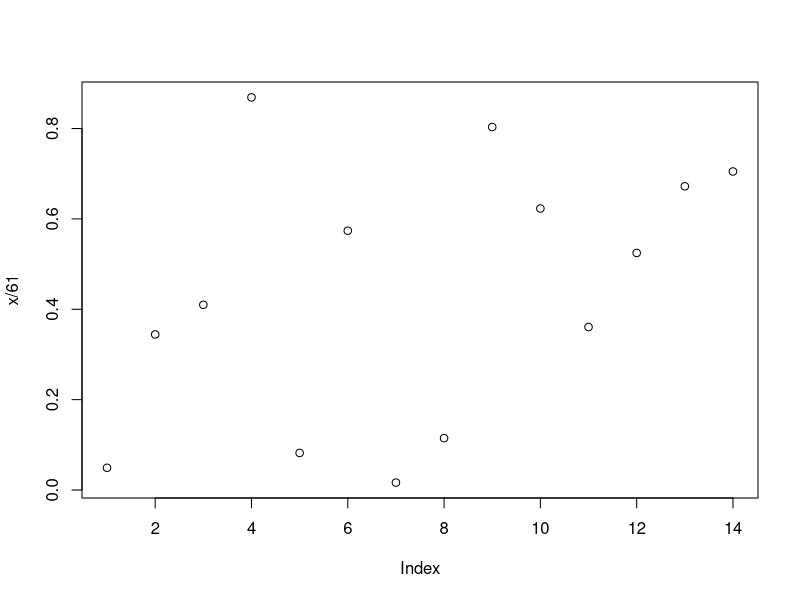
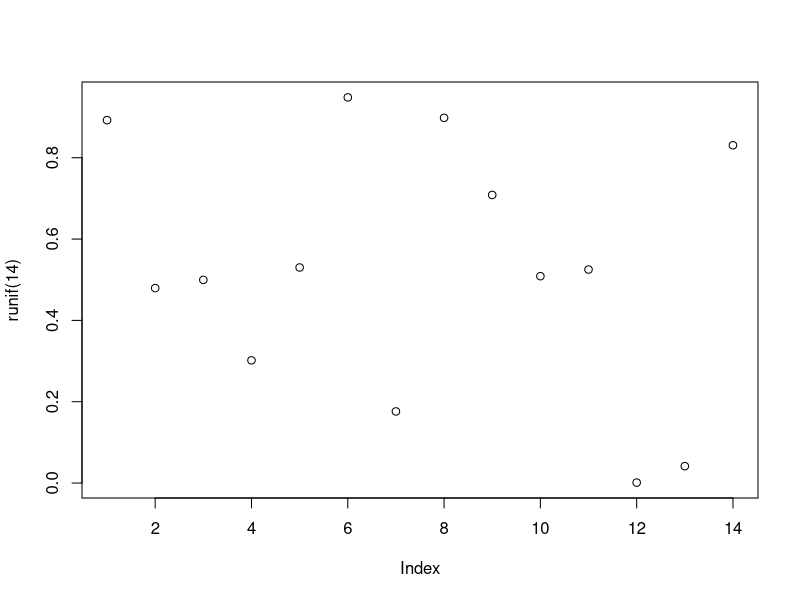
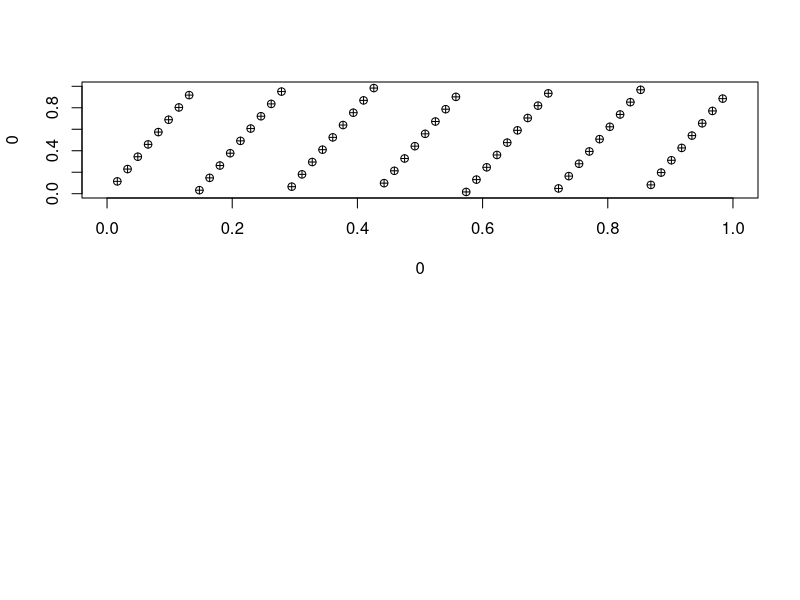

Here is the R script that generated these plots, in order: (Note: this script raises an error after producing the figures.)
#### Simulation Chapter 25
# prime modulus multiplicative linear congruential generator

# with a, m and x0

x = numeric(14) # list must have length(mod) because generator is full period
x[1] = 3 # set as seed
for (i in 2:14) x[i] = (7 * x[i - 1]) %% 61
print(x)
# notice how the list went back to the seed

plot(x/61)
plot(runif(14))


par(mfrow = c(2,1))
x = numeric(60) # list must have length(mod) because generator is full period
x[1] = 3 # set as seed
for (i in 2:60) x[i] = (7 * x[i - 1]) %% 61
u = x/61
plot(0, 0, type = 'n', xlim = c(0,1), ylim = c(0,1))
for (i in 2:60) points(u[i - 1], u[i], pch = 10)
points(u[60], u[1], pch = 10) # plot for pairs of random numbers


u = runif(60)
plot(0, 0, type = 'n', xlim = c(0,1), ylim = c(0.1))
for (i in 2:60) points(u[i - 1], u[i], pch = 10)
points(u[60], u[1], pch = 10)
par(mfrow = c(1,1))


### Monte Carlo for alternating men and women in 5 chairs
nrep = 100000
count = 0
for (i in 1:nrep) {
  x = sample(5)
  if (x[1] * x[3] * x[5] == 15) count = count + 1
} # 15 is from the position of the odd numbers; odd = male
print(count/nrep)


### Monte Carlo simulating the probability of roling a ten in 3 fair dice
nrep = 100000
count = 0
for (i in 1:nrep) {
  roll = sample(1:6, 3, replace = T)
  if (sum(roll) == 10) count = count + 1
}
print(count/nrep)


### Exercise 25.2
nrep = 100000
count = 0
for (i in 1:nrep){
  roll = sample(1:6, 6, replace = F)
  if (roll == c(1, 2, 3, 4, 5, 6)) count = count + 1
}
print(count/nrep)
print(roll)


### Exercise 25.3
nrep = 100000
count = 0
for (i in 1:nrep){
  x = sample(1:10, 100)
  if (x == 3) count = count + 1
}
print(count/nrep)
